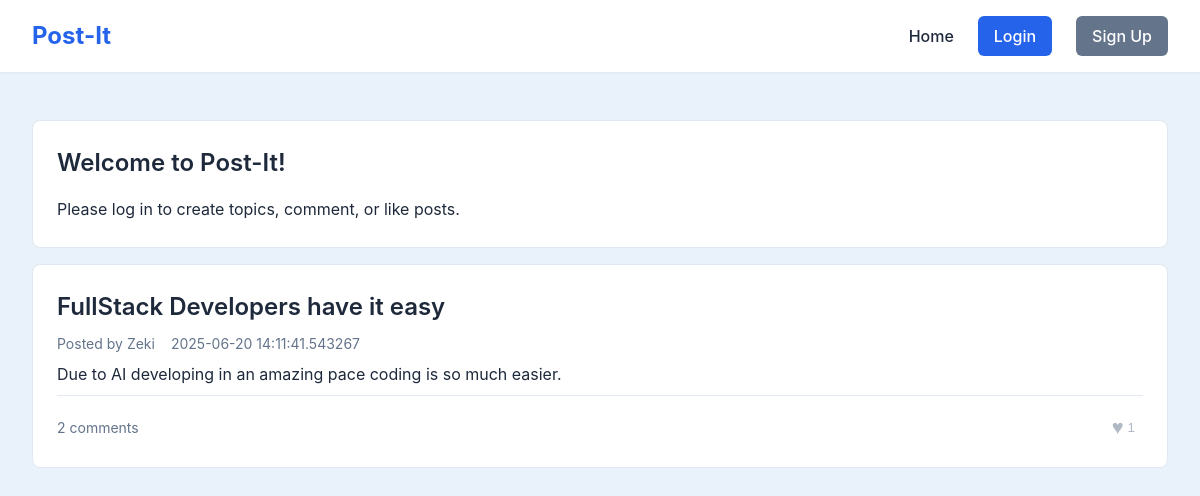
The page / on the database its author committed.
### tables this page shows
CREATE TABLE topic (
    topicID INTEGER PRIMARY KEY AUTOINCREMENT,
    title TEXT NOT NULL,
    content TEXT,
    postingUser INTEGER NOT NULL,
    creationTime DATETIME NOT NULL,
    updateTime DATETIME NOT NULL,
    FOREIGN KEY (postingUser) REFERENCES user(userID)
);

CREATE TABLE user (
    userID INTEGER PRIMARY KEY AUTOINCREMENT,
    userName TEXT UNIQUE NOT NULL,
    passwordHash TEXT NOT NULL,
    isAdmin INTEGER DEFAULT 0,
    creationTime DATETIME NOT NULL,
    lastVisit DATETIME NOT NULL
);

### app.py (the view)
@app.route('/')
def home():
    logged_in = is_logged_in()
    db = get_db()
    cursor = db.cursor()
    cursor.execute('''
        SELECT t.topicID, t.title, t.content, t.creationTime,
               u.userName,
               (SELECT COUNT(*) FROM comment WHERE topicID = t.topicID) as commentCount,
               (SELECT COUNT(*) FROM likes WHERE targetType = 'topic' AND targetID = t.topicID) as likeCount,
               EXISTS(
                   SELECT 1 FROM likes
                   WHERE targetType = 'topic'
                   AND targetID = t.topicID
                   AND userID = ?
               ) as userLiked
        FROM topic t
        JOIN user u ON t.postingUser = u.userID
        ORDER BY t.creationTime DESC
    ''', (session.get('user_id', -1),))
    topics = [dict(row) for row in cursor.fetchall()]
    return render_template('Homepage.html', topics=topics, logged_in=logged_in)

### app.py (called while the page is built)
def get_db():
    if 'db' not in g:
        g.db = sqlite3.connect(app.config['DATABASE'])
        g.db.row_factory = sqlite3.Row
    return g.db

@app.teardown_appcontext
def close_connection(exception):
    db = getattr(g, '_database', None)
    if db is not None:
        db.close()

def is_logged_in():
    return 'username' in session

### templates/Homepage.html (shortened to what this page needs)
<!DOCTYPE html>
<html lang="en">
<head>
    <link rel="stylesheet" href="{{ url_for('static', filename='css/style.css') }}">
</head>
<body>
    <header>
        <div class="header-content">
            <a href="{{ url_for('home') }}" class="logo">Post-It</a>
            <nav>
                <ul>
                    <li><a href="{{ url_for('home') }}">Home</a></li>
                    {% if logged_in %}
                        <li><a href="{{ url_for('create_page') }}" class="btn btn-primary">Create Topic</a></li>
                        <li><a href="{{ url_for('logout') }}" class="btn btn-secondary">Logout</a></li>
                    {% else %}
                        <li><a href="#" id="login-popup" class="btn btn-primary">Login</a></li>
                        <li><a href="#" id="signup-popup" class="btn btn-secondary">Sign Up</a></li>
                    {% endif %}
                </ul>
            </nav>
        </div>
    </header>
    <main class="container">
        {% if not logged_in %}
            <div class="topic-card mt-4">
                <div class="topic-header">
                    <h2 class="topic-title">Welcome to Post-It!</h2>
                    <p class="topic-content mt-2">Please log in to create topics, comment, or like posts.</p>
                </div>
            </div>
        {% endif %}
        <div class="topic-list mt-4">
            {% for topic in topics %}
                <a href="{{ url_for('view_topic', topic_id=topic.topicID) }}" class="topic-card-link">
                    <div class="topic-card">
                        <div class="topic-header">
                            <h2 class="topic-title">{{ topic.title }}</h2>
                            <div class="topic-meta">
                                <span>Posted by {{ topic.userName }}</span>
                                <span>{{ topic.creationTime }}</span>
                            </div>
                        </div>
                        {% if topic.content %}
                            <div class="topic-content mt-2">
                                {{ topic.content[:200] }}{% if topic.content|length > 200 %}...{% endif %}
                            </div>
                        {% endif %}
                        <div class="topic-stats mt-2">
                            <div class="topic-stat">
                                <span>{{ topic.commentCount }} comments</span>
                            </div>
                            <div class="topic-stat">
                                <button class="like-button {% if topic.userLiked %}liked{% endif %}"
                                        data-topic-id="{{ topic.topicID }}"
                                        onclick="event.stopPropagation(); toggleLike('topic', this.dataset.topicId, this)"
                                        {% if not logged_in %}disabled{% endif %}>
                                    <span class="like-icon">♥</span>
                                    <span class="like-count">{{ topic.likeCount }}</span>
                                </button>
                            </div>
                        </div>
                    </div>
                </a>
            {% endfor %}
        </div>
    </main>
</body>
</html>

### static/css/style.css (style rules this page uses)
:root { --primary-color: #2563eb; --primary-hover: #1d4ed8; --secondary-color: #64748b; --background-color: #e9f1fb; --surface-color: #ffffff; --text-primary: #1e293b; --text-secondary: #64748b; --error-color: #ef4444; --success-color: #22c55e; --border-color: #e2e8f0; --shadow-sm: 0 1px 2px 0 rgb(0 0 0 / 0.05); --shadow-md: 0 4px 6px -1px rgb(0 0 0 / 0.1); --radius-sm: 0.375rem; --radius-md: 0.5rem; --transition: all 0.2s ease-in-out; }
* { margin: 0; padding: 0; box-sizing: border-box; }
html { font-size: 16px; height: 100%; position: relative; }
body { font-family: -apple-system, BlinkMacSystemFont, "Segoe UI", Roboto, "Helvetica Neue", Arial, sans-serif; line-height: 1.5; color: var(--text-primary); background-color: var(--background-color); min-height: 100vh; padding: 0; display: flex; flex-direction: column; }
.container { width: 100%; max-width: 1200px; margin: 0 auto; padding: 2rem; flex: 1; }
header { background-color: var(--surface-color); box-shadow: var(--shadow-sm); position: sticky; top: 0; z-index: 100; margin: 0; padding: 0; width: 100%; }
.header-content { display: flex; justify-content: space-between; align-items: center; padding: 1rem 2rem; max-width: 1200px; margin: 0 auto; width: 100%; }
.logo { font-size: 1.5rem; font-weight: bold; color: var(--primary-color); text-decoration: none; }
nav ul { display: flex; gap: 1.5rem; list-style: none; margin: 0; padding: 0; align-items: center; }
nav ul li { margin: 0; }
nav a { color: var(--text-primary); text-decoration: none; font-weight: 500; transition: var(--transition); }
.btn { display: inline-flex; align-items: center; padding: 0.5rem 1rem; border-radius: var(--radius-sm); font-weight: 500; text-decoration: none; cursor: pointer; transition: var(--transition); border: none; font-size: 1rem; }
.btn-primary { background-color: var(--primary-color); color: white; }
.btn-secondary { background-color: var(--secondary-color); color: white; }
.topic-list { display: flex; flex-direction: column; gap: 1.5rem; margin-top: 2rem; }
.topic-card { background-color: var(--surface-color); border-radius: var(--radius-md); padding: 1.5rem; transition: var(--transition); border: 1px solid var(--border-color); margin: 0; }
.topic-header { display: flex; flex-direction: column; gap: 0.5rem; }
.topic-title { font-size: 1.5rem; font-weight: 600; color: var(--text-primary); margin: 0; }
.topic-meta { display: flex; gap: 1rem; color: var(--text-secondary); font-size: 0.875rem; }
.topic-content { margin-top: 1rem; color: var(--text-primary); line-height: 1.6; }
.topic-card-link { text-decoration: none; color: inherit; display: block; }
.topic-stats { display: flex; justify-content: space-between; align-items: center; margin-top: 1rem; padding-top: 1rem; border-top: 1px solid var(--border-color); }
.topic-stat { display: flex; align-items: center; gap: 0.5rem; color: var(--text-secondary); font-size: 0.875rem; }
.like-button { background: none; border: none; padding: 0.25rem 0.5rem; display: flex; align-items: center; gap: 0.25rem; color: var(--text-secondary); cursor: pointer; transition: var(--transition); }
.like-button:disabled { opacity: 0.5; cursor: not-allowed; }
.like-button .like-icon { font-size: 1.25rem; transition: transform 0.2s ease; }
.mt-2 { margin-top: 0.5rem; }
.mt-4 { margin-top: 1rem; }

### rows shown on the page
topic: title "FullStack Developers have it easy", userName "Zeki", creationTime "2025-06-20 14:11:41.543267", content "Due to AI developing in an amazing pace coding is so much easier.", commentCount "2", likeCount "1"
